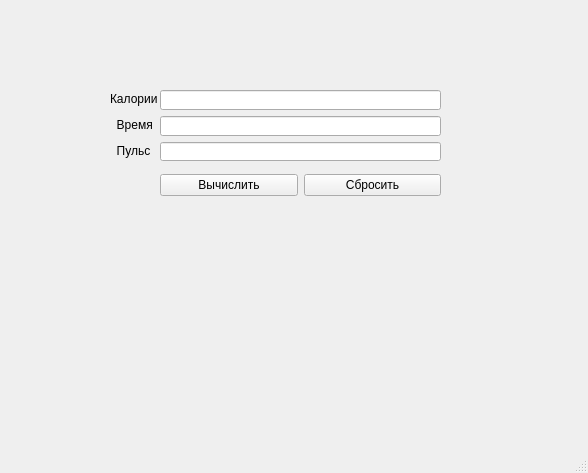
<?xml version="1.0" encoding="UTF-8"?>
<ui version="4.0">
 <class>MainWindow</class>
 <widget class="QMainWindow" name="MainWindow">
  <property name="geometry">
   <rect>
    <x>0</x>
    <y>0</y>
    <width>588</width>
    <height>473</height>
   </rect>
  </property>
  <property name="windowTitle">
   <string>MainWindow</string>
  </property>
  <widget class="QWidget" name="centralwidget">
   <widget class="QLabel" name="label">
    <property name="geometry">
     <rect>
      <x>110</x>
      <y>88</y>
      <width>51</width>
      <height>21</height>
     </rect>
    </property>
    <property name="text">
     <string>Калории</string>
    </property>
   </widget>
   <widget class="QLabel" name="label_3">
    <property name="geometry">
     <rect>
      <x>110</x>
      <y>115</y>
      <width>51</width>
      <height>20</height>
     </rect>
    </property>
    <property name="text">
     <string>  Время</string>
    </property>
   </widget>
   <widget class="QLabel" name="label_4">
    <property name="geometry">
     <rect>
      <x>110</x>
      <y>140</y>
      <width>41</width>
      <height>21</height>
     </rect>
    </property>
    <property name="text">
     <string>  Пульс</string>
    </property>
   </widget>
   <widget class="QWidget" name="">
    <property name="geometry">
     <rect>
      <x>160</x>
      <y>90</y>
      <width>281</width>
      <height>71</height>
     </rect>
    </property>
    <layout class="QVBoxLayout" name="verticalLayout">
     <item>
      <widget class="QLineEdit" name="lineEdit_3"/>
     </item>
     <item>
      <widget class="QLineEdit" name="lineEdit_2"/>
     </item>
     <item>
      <widget class="QLineEdit" name="lineEdit_4"/>
     </item>
    </layout>
   </widget>
   <widget class="QWidget" name="">
    <property name="geometry">
     <rect>
      <x>160</x>
      <y>160</y>
      <width>281</width>
      <height>51</height>
     </rect>
    </property>
    <layout class="QHBoxLayout" name="horizontalLayout">
     <item>
      <widget class="QPushButton" name="pushButton">
       <property name="text">
        <string>Вычислить</string>
       </property>
      </widget>
     </item>
     <item>
      <widget class="QPushButton" name="pushButton_2">
       <property name="text">
        <string>Сбросить</string>
       </property>
      </widget>
     </item>
    </layout>
   </widget>
  </widget>
  <widget class="QMenuBar" name="menubar">
   <property name="geometry">
    <rect>
     <x>0</x>
     <y>0</y>
     <width>588</width>
     <height>21</height>
    </rect>
   </property>
  </widget>
  <widget class="QStatusBar" name="statusbar"/>
 </widget>
 <resources/>
 <connections/>
</ui>
